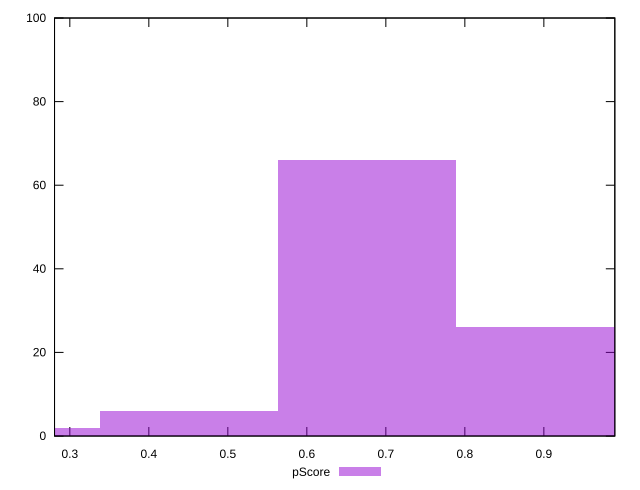

Recreate this plot in gnuplot.
reset

$pScore <<EOF
0.676110996795919 66
0.9014813290612254 26
0.4507406645306127 6
0.22537033226530634 2
EOF

set key outside below
set boxwidth 0.22537033226530634
set xrange [0.2806428128376803:0.9898349534210502]
set yrange [0:100]
set trange [0:100]
set style fill transparent solid 0.5 noborder
set terminal svg size 640, 490 enhanced background rgb 'white'
set output "reprap/first-cpu-idle/samples/pages+cached+noexternal/pScore/histogram.svg"

plot $pScore title "pScore" with boxes

reset
